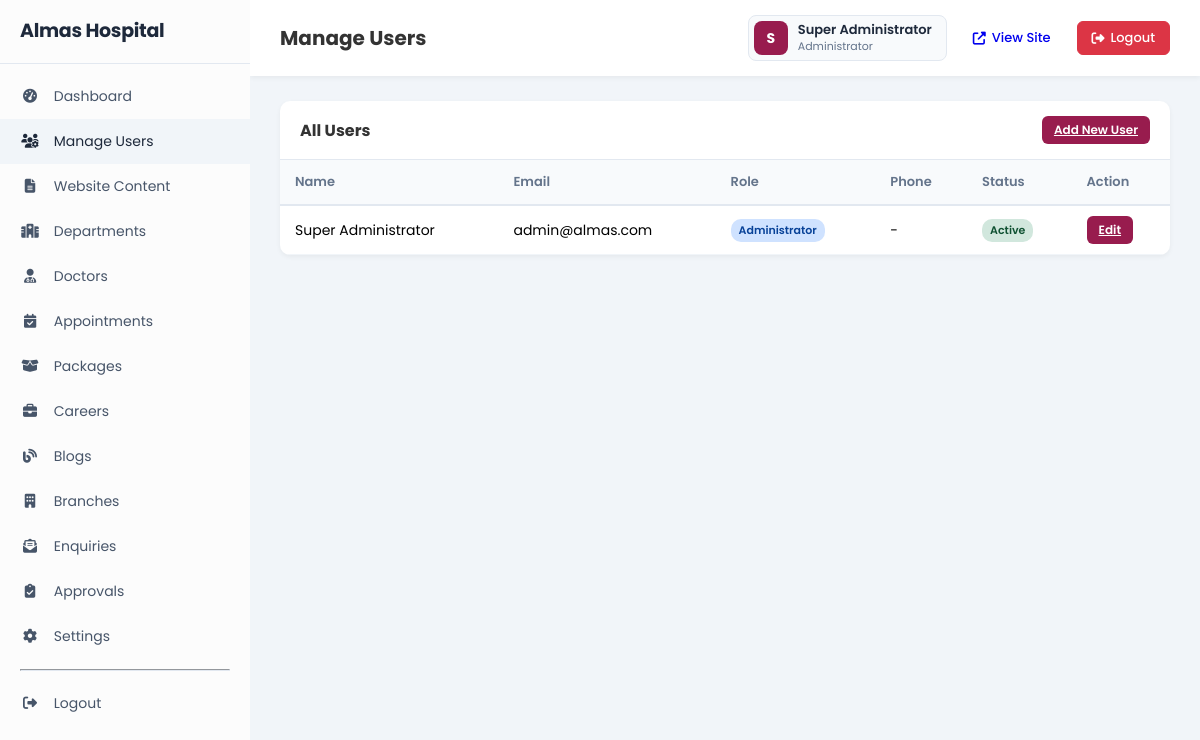
The page /admin/users.php (signed in) on the database its author committed.
### tables this page shows
CREATE TABLE IF NOT EXISTS website_settings (
    id INT PRIMARY KEY AUTO_INCREMENT,
    website_name VARCHAR(255) NOT NULL,
    logo VARCHAR(255) NULL,
    email VARCHAR(150) NULL,
    phone VARCHAR(20) NULL,
    address TEXT NULL,
    facebook VARCHAR(500) NULL,
    instagram VARCHAR(500) NULL,
    youtube VARCHAR(500) NULL,
    whatsapp VARCHAR(20) NULL,
    footer_text TEXT NULL,
    updated_by INT NULL,
    updated_at TIMESTAMP DEFAULT CURRENT_TIMESTAMP ON UPDATE CURRENT_TIMESTAMP,
    FOREIGN KEY (updated_by) REFERENCES users(id) ON DELETE SET NULL
);

CREATE TABLE IF NOT EXISTS users (
    id INT PRIMARY KEY AUTO_INCREMENT,
    name VARCHAR(100) NOT NULL,
    email VARCHAR(150) NOT NULL UNIQUE,
    password VARCHAR(255) NOT NULL,
    role ENUM('Administrator','Content Creator','Content Approver') NOT NULL,
    assign_all_departments TINYINT(1) DEFAULT 0,
    phone VARCHAR(20) NULL,
    profile_image VARCHAR(255) NULL,
    status ENUM('Active','Inactive') DEFAULT 'Active',
    created_at TIMESTAMP DEFAULT CURRENT_TIMESTAMP,
    updated_at TIMESTAMP DEFAULT CURRENT_TIMESTAMP ON UPDATE CURRENT_TIMESTAMP
);

### includes/functions.php (called while the page is built, shortened)
<?php
function sanitizeInput($data) {
    return htmlspecialchars(trim($data), ENT_QUOTES, 'UTF-8');
}
function getSetting($key = null) {
    global $conn;
    $result = mysqli_query($conn, "SELECT * FROM website_settings WHERE id = 1 LIMIT 1");
    return mysqli_fetch_assoc($result);
}

### includes/auth.php (called while the page is built, shortened)
<?php
function hasRole($role) {
    return isset($_SESSION['user_role']) && $_SESSION['user_role'] === $role;
}
function hasAnyRole($roles) {
    return isset($_SESSION['user_role']) && in_array($_SESSION['user_role'], $roles);
}

### admin/users.php (the view, shortened to what this page needs)
<?php
$pageTitle = 'Manage Users';
require_once 'header.php';
$editUser = null;
$result = mysqli_query($conn, "SELECT * FROM users ORDER BY created_at DESC");
?>
<div class="table-container">
    <div class="header">
        <h5><?= $editUser ? 'Edit User' : 'All Users' ?></h5>
        <a href="?add=1" class="btn btn-sm btn-primary"><?= $editUser ? '← Back' : 'Add New User' ?></a>
    </div>
    <?php if ($editUser || isset($_GET['add'])): ?>
    <form method="POST" action="" style="padding:20px;">
        <input type="hidden" name="user_id" value="<?= $editUser['id'] ?? 0 ?>">
        <div class="form-row">
            <div class="form-group">
                <label>Full Name *</label>
                <input type="text" name="name" class="form-control" value="<?= sanitizeInput($editUser['name'] ?? '') ?>" required>
            </div>
            <div class="form-group">
                <label>Email *</label>
                <input type="email" name="email" class="form-control" value="<?= sanitizeInput($editUser['email'] ?? '') ?>" required>
            </div>
        </div>
        <div class="form-row">
            <div class="form-group">
                <label>Password <?= $editUser ? '(Leave blank to keep current)' : '*' ?></label>
                <input type="password" name="password" class="form-control" <?= $editUser ? '' : 'required' ?>>
            </div>
            <div class="form-group">
                <label>Role *</label>
                <select name="role" class="form-control" required>
                    <option value="Administrator" <?= ($editUser['role'] ?? '') == 'Administrator' ? 'selected' : '' ?>>Administrator</option>
                    <option value="Content Creator" <?= ($editUser['role'] ?? '') == 'Content Creator' ? 'selected' : '' ?>>Content Creator</option>
                    <option value="Content Approver" <?= ($editUser['role'] ?? '') == 'Content Approver' ? 'selected' : '' ?>>Content Approver</option>
                </select>
            </div>
        </div>
        <div class="form-row">
            <div class="form-group">
                <label>Phone</label>
                <input type="text" name="phone" class="form-control" value="<?= sanitizeInput($editUser['phone'] ?? '') ?>">
            </div>
            <div class="form-group">
                <label>Status</label>
                <select name="status" class="form-control">
                    <option value="Active" <?= ($editUser['status'] ?? 'Active') == 'Active' ? 'selected' : '' ?>>Active</option>
                    <option value="Inactive" <?= ($editUser['status'] ?? '') == 'Inactive' ? 'selected' : '' ?>>Inactive</option>
                </select>
            </div>
        </div>
        <div id="department-assignment" style="border:1px solid #e2e8f0;border-radius:8px;padding:20px;margin-bottom:18px;<?= ($editUser['role'] ?? '') === 'Content Creator' ? '' : 'display:none;' ?>">
            <h6 style="margin-bottom:12px;color:#333;">Department Access</h6>
            <div class="form-group">
                <label>
                    <input type="checkbox" name="assign_all" value="1" id="assign-all" <?= ($editUser['assign_all_departments'] ?? 0) ? 'checked' : '' ?>>
                    Assign to All Departments
                </label>
            </div>
            <div id="department-list" style="<?= ($editUser['assign_all_departments'] ?? 0) ? 'display:none;' : '' ?>">
                <label style="display:block;margin-bottom:8px;font-weight:500;color:#475569;font-size:14px;">Select Departments</label>
                <div style="display:grid;grid-template-columns:repeat(auto-fill,minmax(200px,1fr));gap:8px;">
                    <?php
                    $allDepts = getActiveDepartments();
                    $assignedDepts = [];
                    if ($editUser) {
                        $assignedDepts = getUserAssignedDepartments($editUser['id']);
                    }
                    foreach ($allDepts as $dept):
                    ?>
                    <label style="font-weight:400;font-size:13px;display:flex;align-items:center;gap:6px;">
                        <input type="checkbox" name="departments[]" value="<?= $dept['id'] ?>" <?= in_array($dept['id'], $assignedDepts) ? 'checked' : '' ?>>
                        <?= sanitizeInput($dept['department_name']) ?>
                    </label>
                    <?php endforeach; ?>
                </div>
            </div>
        </div>
        <script>
        document.querySelector('select[name="role"]').addEventListener('change', function() {
            var div = document.getElementById('department-assignment');
            div.style.display = this.value === 'Content Creator' ? 'block' : 'none';
        });
        document.getElementById('assign-all').addEventListener('change', function() {
            document.getElementById('department-list').style.display = this.checked ? 'none' : 'block';
        });
        </script>
        <button type="submit" name="save" class="btn btn-success">Save User</button>
    </form>
    <?php else: ?>
    <table>
        <thead>
            <tr>
                <th>Name</th>
                <th>Email</th>
                <th>Role</th>
                <th>Phone</th>
                <th>Status</th>
                <th>Action</th>
            </tr>
        </thead>
        <tbody>
            <?php while ($row = mysqli_fetch_assoc($result)): ?>
            <tr>
                <td><?= sanitizeInput($row['name']) ?></td>
                <td><?= sanitizeInput($row['email']) ?></td>
                <td><span class="badge badge-primary"><?= sanitizeInput($row['role']) ?></span></td>
                <td><?= sanitizeInput($row['phone'] ?? '-') ?></td>
                <td><span class="badge badge-<?= $row['status'] == 'Active' ? 'success' : 'danger' ?>"><?= $row['status'] ?></span></td>
                <td>
                    <a href="?edit=<?= $row['id'] ?>" class="btn btn-sm btn-primary">Edit</a>
                </td>
            </tr>
            <?php endwhile; ?>
        </tbody>
    </table>
    <?php endif; ?>
</div>
<?php require_once 'footer.php'; ?>

### admin/header.php (shortened to what this page needs)
<?php
require_once __DIR__ . '/../includes/config.php';
require_once __DIR__ . '/../includes/auth.php';
require_once __DIR__ . '/../includes/functions.php';
$settings = getSetting();
$currentPage = basename($_SERVER['PHP_SELF']);
?>
<!DOCTYPE html>
<html lang="en">
<head>
    <link rel="stylesheet" href="<?= SITE_URL ?>/assets/css/admin.css?v=<?= time() ?>">
    <link rel="stylesheet" href="https://cdnjs.cloudflare.com/ajax/libs/font-awesome/6.5.1/css/all.min.css">
</head>
<body>
<aside class="sidebar" id="sidebar">
    <div class="sidebar-logo">
        <a href="<?= SITE_URL ?>/admin/index.php">
            <span class="logo-text"><?= sanitizeInput($settings['website_name'] ?? 'Admin') ?></span>
        </a>
    </div>
    <nav class="sidebar-nav">
        <a href="<?= SITE_URL ?>/admin/index.php" class="<?= $currentPage == 'index.php' ? 'active' : '' ?>"><i class="fas fa-gauge-high"></i> Dashboard</a>
        <?php if (hasRole('Administrator')): ?>
        <a href="<?= SITE_URL ?>/admin/users.php" class="<?= $currentPage == 'users.php' ? 'active' : '' ?>"><i class="fas fa-users-gear"></i> Manage Users</a>
        <?php endif; ?>
        <?php if (hasAnyRole(['Administrator', 'Content Creator', 'Content Approver'])): ?>
        <a href="<?= SITE_URL ?>/admin/content.php" class="<?= $currentPage == 'content.php' ? 'active' : '' ?>"><i class="fas fa-file-lines"></i> Website Content</a>
        <a href="<?= SITE_URL ?>/admin/departments.php" class="<?= $currentPage == 'departments.php' ? 'active' : '' ?>"><i class="fas fa-hospital"></i> Departments</a>
        <a href="<?= SITE_URL ?>/admin/doctors.php" class="<?= $currentPage == 'doctors.php' ? 'active' : '' ?>"><i class="fas fa-user-doctor"></i> Doctors</a>
        <a href="<?= SITE_URL ?>/admin/appointments.php" class="<?= $currentPage == 'appointments.php' ? 'active' : '' ?>"><i class="fas fa-calendar-check"></i> Appointments</a>
        <a href="<?= SITE_URL ?>/admin/packages.php" class="<?= $currentPage == 'packages.php' ? 'active' : '' ?>"><i class="fas fa-box-open"></i> Packages</a>
        <a href="<?= SITE_URL ?>/admin/careers.php" class="<?= $currentPage == 'careers.php' ? 'active' : '' ?>"><i class="fas fa-briefcase"></i> Careers</a>
        <a href="<?= SITE_URL ?>/admin/blogs.php" class="<?= $currentPage == 'blogs.php' ? 'active' : '' ?>"><i class="fas fa-blog"></i> Blogs</a>
        <a href="<?= SITE_URL ?>/admin/branches.php" class="<?= $currentPage == 'branches.php' ? 'active' : '' ?>"><i class="fas fa-building"></i> Branches</a>
        <a href="<?= SITE_URL ?>/admin/enquiries.php" class="<?= $currentPage == 'enquiries.php' ? 'active' : '' ?>"><i class="fas fa-envelope-open-text"></i> Enquiries</a>
        <?php endif; ?>
        <?php if (hasAnyRole(['Administrator', 'Content Approver'])): ?>
        <a href="<?= SITE_URL ?>/admin/approvals.php" class="<?= $currentPage == 'approvals.php' ? 'active' : '' ?>"><i class="fas fa-clipboard-check"></i> Approvals</a>
        <?php endif; ?>
        <?php if (hasRole('Administrator')): ?>
        <a href="<?= SITE_URL ?>/admin/settings.php" class="<?= $currentPage == 'settings.php' ? 'active' : '' ?>"><i class="fas fa-gear"></i> Settings</a>
        <?php endif; ?>
        <hr style="border-color:#e2e8f0;margin:10px 20px;">
        <a href="<?= SITE_URL ?>/admin/logout.php"><i class="fas fa-right-from-bracket"></i> Logout</a>
    </nav>
</aside>
<div class="main">
    <div class="topbar">
        <div>
            <h3><?= sanitizeInput($pageTitle ?? 'Dashboard') ?></h3>
        </div>
        <div class="user-info">
            <div class="user-badge">
                <div class="user-avatar"><?= strtoupper(substr($_SESSION['user_name'], 0, 1)) ?></div>
                <div class="user-details">
                    <span class="user-name"><?= sanitizeInput($_SESSION['user_name']) ?></span>
                    <span class="user-role"><?= sanitizeInput($_SESSION['user_role']) ?></span>
                </div>
            </div>
            <a href="<?= SITE_URL ?>"><i class="fas fa-external-link-alt"></i> View Site</a>
            <a href="<?= SITE_URL ?>/admin/logout.php"><i class="fas fa-right-from-bracket"></i> Logout</a>
        </div>
    </div>
    <div class="content">

### admin/footer.php (shortened to what this page needs)
    </div>
</div>
</body>
</html>

### assets/css/admin.css (style rules this page uses)
:root { --sidebar: #FCFCFC; --sidebar-hover: #f1f5f9; --sidebar-width: 250px; --primary: #981c4e; --danger: #dc3545; --success: #198754; --warning: #ffc107; }
* { margin: 0; padding: 0; box-sizing: border-box; }
body { font-family: 'Poppins', sans-serif; background: #f1f5f9; display: flex; min-height: 100vh; }
.sidebar { width: var(--sidebar-width); background: var(--sidebar); color: #1e293b; position: fixed; top: 0; left: 0; height: 100vh; overflow-y: auto; transition: transform 0.3s; z-index: 1000; }
.sidebar-logo { padding: 20px; text-align: left; border-bottom: 1px solid #e2e8f0; }
.sidebar-logo a { display: flex; align-items: center; gap: 10px; color: #1e293b; text-decoration: none; }
.logo-text { font-size: 19px; font-weight: 700; letter-spacing: -0.3px; line-height: 1.2; white-space: nowrap; }
.sidebar-nav { padding: 10px 0; }
.sidebar-nav a { display: block; padding: 12px 20px; color: #475569; text-decoration: none; transition: all 0.3s; font-size: 14px; }
.sidebar-nav a:hover, .sidebar-nav a.active { background: var(--sidebar-hover); color: #1e293b; }
.sidebar-nav a i { margin-right: 10px; width: 20px; text-align: center; }
.main { margin-left: var(--sidebar-width); flex: 1; min-height: 100vh; }
.topbar { background: #fff; padding: 15px 30px; display: flex; justify-content: space-between; align-items: center; box-shadow: 0 2px 5px rgba(0, 0, 0, 0.05); }
.topbar h3 { font-size: 20px; color: #333; }
.topbar .user-info { display: flex; align-items: center; gap: 12px; }
.user-badge { display: flex; align-items: center; gap: 10px; padding: 5px 14px 5px 5px; background: #f8fafc; border: 1px solid #e2e8f0; border-radius: 8px; }
.user-avatar { width: 34px; height: 34px; border-radius: 8px; background: var(--primary); color: #fff; display: flex; align-items: center; justify-content: center; font-size: 14px; font-weight: 700; flex-shrink: 0; }
.user-details { display: flex; flex-direction: column; line-height: 1.3; }
.user-name { font-size: 13px; font-weight: 600; color: #1e293b; }
.user-role { font-size: 11px; color: #64748b; font-weight: 400; }
.topbar .user-info a { display: inline-flex; align-items: center; gap: 6px; padding: 6px 14px; border-radius: 6px; font-size: 13px; font-weight: 500; text-decoration: none; transition: all 0.2s ease; }
.topbar .user-info a[href*="logout"] { color: #fff; background: var(--danger); border: 1px solid var(--danger); }
.content { padding: 25px 30px; }
.table-container { background: #fff; border-radius: 10px; box-shadow: 0 2px 5px rgba(0, 0, 0, 0.05); overflow-x: auto; }
.table-container .header { padding: 15px 20px; border-bottom: 1px solid #e2e8f0; display: flex; justify-content: space-between; align-items: center; flex-wrap: wrap; gap: 10px; }
.table-container .header h5 { font-size: 16px; color: #333; }
.table-container table { width: 100%; border-collapse: collapse; }
.table-container th { background: #f8fafc; color: #64748b; font-weight: 600; font-size: 13px; padding: 12px 15px; text-align: left; border-bottom: 2px solid #e2e8f0; }
.table-container td { padding: 10px 15px; border-bottom: 1px solid #f1f5f9; font-size: 14px; }
.btn { padding: 9px 20px; border: none; border-radius: 6px; font-size: 14px; font-weight: 600; cursor: pointer; transition: all 0.3s; display: inline-block; }
.btn-primary { background: var(--primary); color: #fff; }
.btn-sm { padding: 5px 12px; font-size: 12px; }
.badge { display: inline-block; padding: 3px 8px; border-radius: 10px; font-size: 11px; font-weight: 600; }
.badge-success { background: #d1e7dd; color: #0f5132; }
.badge-primary { background: #cfe2ff; color: #084298; }

### rows shown on the page
website_settings: website_name "Almas Hospital"
users: name "Super Administrator", email "admin@almas.com", role "Administrator", phone "-", status "Active"

### other values the page prints
sanitizeInput($pageTitle ?? 'Dashboard') "Manage Users"
substr($_SESSION['user_name'], 0, 1) "S"
sanitizeInput($_SESSION['user_name']) "Super Administrator"
sanitizeInput($_SESSION['user_role']) "Administrator"
